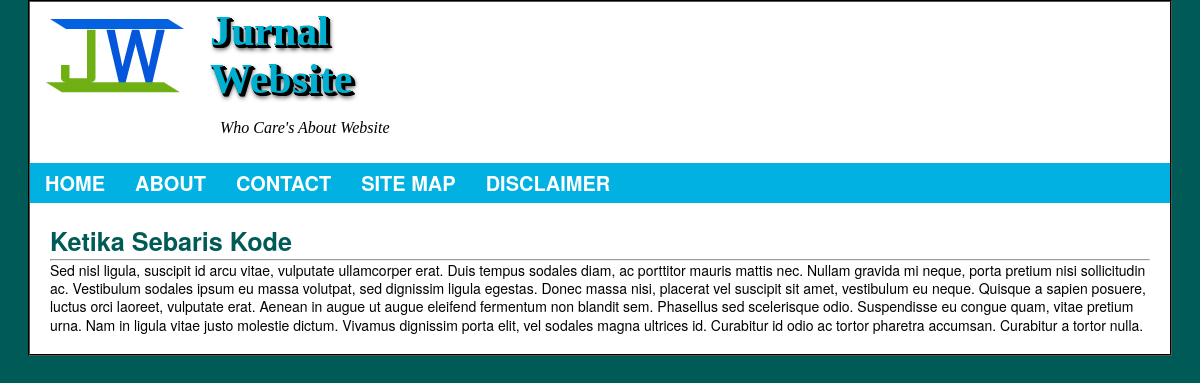
Screenshot of /sample.php?id_jurnal=1 with the database file from the repository.
### tables this page shows
CREATE TABLE IF NOT EXISTS `db_jurnal` (
  `id_jurnal` int(11) NOT NULL,
  `judul` varchar(50) NOT NULL,
  `tgl_buat` datetime NOT NULL DEFAULT CURRENT_TIMESTAMP,
  `kategori` varchar(32) NOT NULL,
  `isi` text NOT NULL,
  PRIMARY KEY (`id_jurnal`),
  KEY `judul` (`judul`)
);

### sample.php (the view, shortened to what this page needs)
<!DOCTYPE html>
<HTML>
<head>
<?php
require_once "koneksi.php";
$id_jurnal = $_GET['id_jurnal'];
?>
<link href="style/style.css" type="text/css" rel="stylesheet"/>
</head>
<body>
<div id="wrapper">
<?php
include "header.php";
include "navigasi.php";
$ki = mysqli_query($koneksi,"SELECT * FROM db_jurnal WHERE id_jurnal='$id_jurnal'") or die("Gagal Membaca DataBase Jurnal");
$qq = mysqli_fetch_array($ki);
?>
<div class="post-jurnal">
	<div class="kepala-post"><h2><a href='sample.php?id_jurnal?='<?php echo $qq['id_jurnal'].">".$qq['judul']."</a></h2></div>
	<hr/>".$qq['isi'];?>
</div>
</div>
</body>
</HTML>

### style/style.css (style rules this page uses)
a:link { text-decoration:none; -moz-transition:0s; -webkit-transition:0s; transition:0s; color:#005A55; }
body { font:normal normal 14px/1.3em "Helvetica Neue", Helvetica, Arial, sans-serif; background-color:#005A55; }
h2 { font-size:180%; }
h1,h2,h3,h4,h5,h6 { font-weight:bold;font-style:normal;line-height:normal; }
#wrapper { max-width:95%; margin:0 auto; border:2px groove #000; background-color:white; overflow:hidden; }
.post-jurnal,.post-news { margin:20px; }
.post-jurnal { border-left:1px }

### rows the page displays
db_jurnal: judul "Ketika Sebaris Kode", isi "Sed nisl ligula, suscipit id arcu vitae, vulputate ullamcorper erat. Duis tempus sodales diam, ac porttitor mauris mattis nec. Nullam gravida mi neque, porta pretium nisi sollicitudin ac. Vestibulum sodales ipsum eu massa volutpat, sed dignissim ligula egestas. Donec massa nisi, placerat vel suscipit sit amet, vestibulum eu neque. Quisque a sapien posuere, luctus orci laoreet, vulputate erat. Aenean in augue ut augue eleifend fermentum non blandit sem. Phasellus sed scelerisque odio. Suspendisse eu congue quam, vitae pretium urna. Nam in ligula vitae justo molestie dictum. Vivamus dignissim porta elit, vel sodales magna ultrices id. Curabitur id odio ac tortor pharetra accumsan. Curabitur a…"
